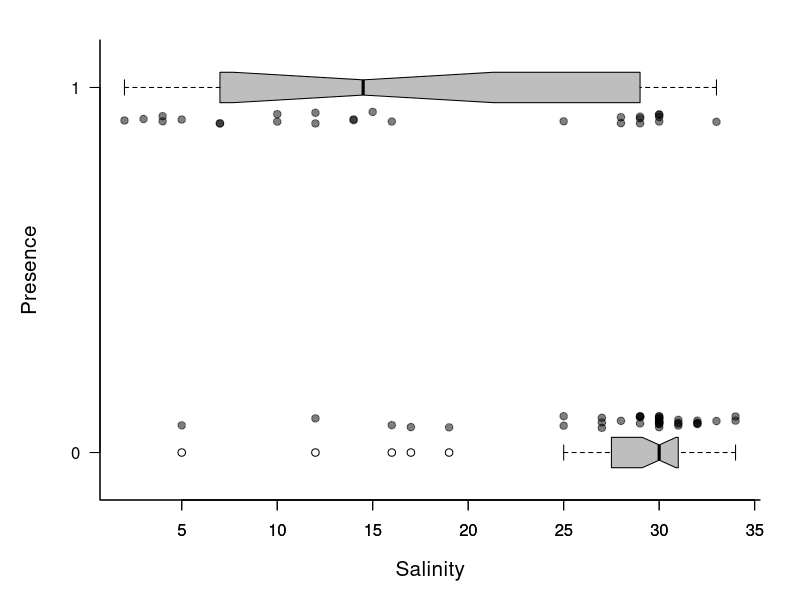
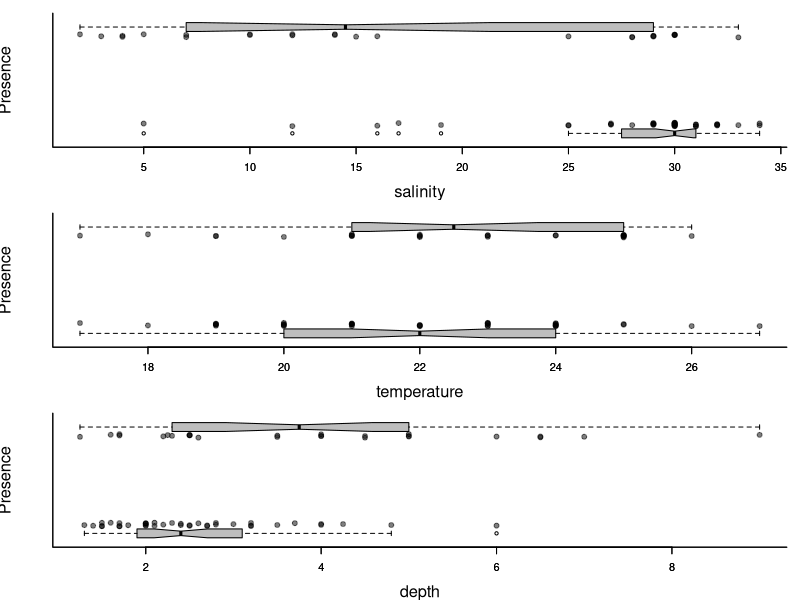
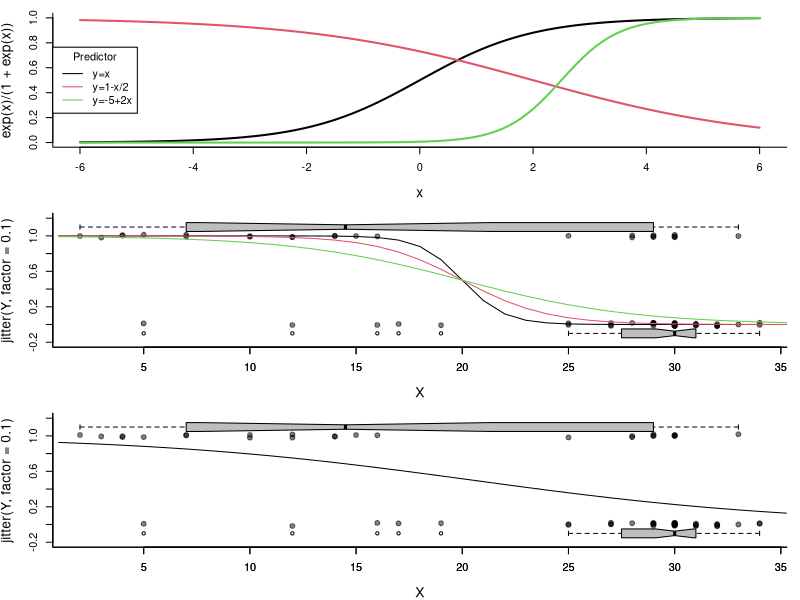
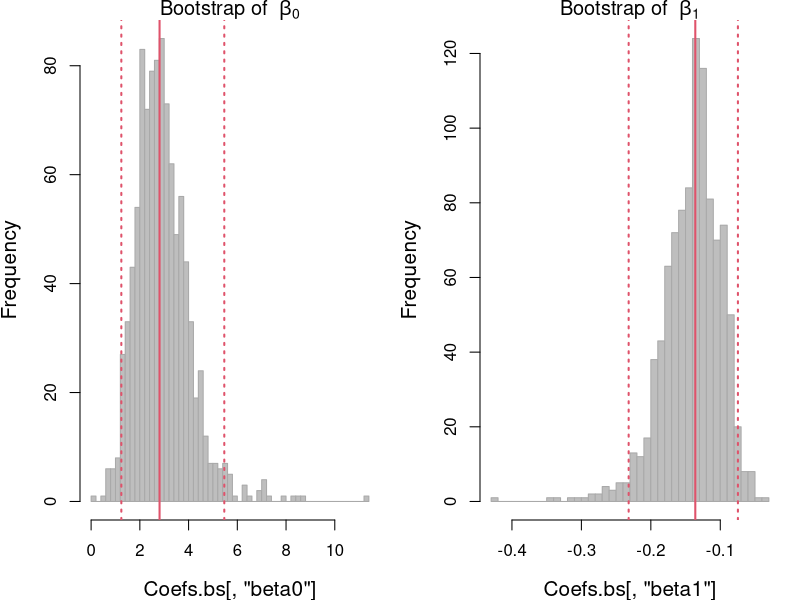

Here is the R script that generated these plots, in order:
## ---------------------------------------------------------------------------------------------
Solea <- read.csv("data/Solea.csv")


## ---------------------------------------------------------------------------------------------
head(Solea)


## ----fig.height=4, fig.width = 6, echo=-1-----------------------------------------------------
par(bty="l", cex.lab=1.25, mar=c(5,5,2,2))
Y <- Solea$Solea_solea
X <- Solea$salinity
plot(X, jitter(Y, factor=0.1), col=rgb(0,0,0,.5), pch=19, ylim=c(-.2,1.2), xlab="Salinity", ylab="Presence", yaxt="n")
boxplot(X~Y, horizontal=TRUE, notch=TRUE, add=TRUE, at=c(-.1,1.1), width=c(.1,.1), col="grey", boxwex = 0.1, las=1)


## ---------------------------------------------------------------------------------------------
plotBinary <- function (X, Y, ...) 
 {
     plot(X, jitter(Y, factor = 0.1), col = rgb(0, 0, 0, 0.5), 
         pch = 19, ylim = c(-0.2, 1.2), ...)
     boxplot(X ~ Y, horizontal = TRUE, notch = TRUE, add = TRUE, 
         at = c(-0.1, 1.1), width = c(0.1, 0.1), col = "grey", 
         boxwex = 0.1, yaxt = "n")
 }


## ----fig.height=10, echo = -1-----------------------------------------------------------------
par(mfrow=c(3,1), bty="l", mar=c(4,4,1,1), cex.lab=1.5)
with(Solea, plotBinary(salinity, Solea_solea, xlab="salinity", ylab = "Presence", yaxt = "n"))
with(Solea, plotBinary(temp, Solea_solea, xlab="temperature",   ylab = "Presence", yaxt = "n"))
with(Solea, plotBinary(depth, Solea_solea, xlab="depth", ylab = "Presence", yaxt = "n"))


## ----echo=-1, fig.height=4--------------------------------------------------------------------
par(cex.lab=1.25, bty="l")
curve(exp(x)/(1+exp(x)), xlim=c(-6,6), lwd=2)
curve(exp(1 - x/2)/(1+exp(1-x/2)), add=TRUE, col=2, lwd=2)
curve(exp(-5 + 2*x)/(1+exp(-5+2*x)), add=TRUE, col=3, lwd=2)
legend("left", col=1:3, legend=c("y=x", "y=1-x/2", "y=-5+2x"), title="Predictor", lty=1)


## ---------------------------------------------------------------------------------------------
X <- Solea$salinity
Y <- Solea$Solea_solea


## ---------------------------------------------------------------------------------------------
getP.hat <- function(beta0, beta1, X){
	lP <- (beta0 + beta1 * X)
	exp(lP)/(1 + exp(lP))
}


## ----echo = -1, fig.height = 4----------------------------------------------------------------
par(bty="l")
plotBinary(X,Y)
lines(1:40, getP.hat(beta0 = 20, beta1 = -1, 1:40))
lines(1:40, getP.hat(beta0 = 10, beta1 = -1/2, 1:40), col=2)
lines(1:40, getP.hat(beta0 = 5, beta1 = -1/4, 1:40), col=3)


## ---------------------------------------------------------------------------------------------
logLike.Binomial <- function(coefs, X, Y){
	beta0 <- coefs['beta0']
	beta1 <- coefs['beta1']
	p.hat <- getP.hat(beta0, beta1, X)
	-sum(dbinom(Y, size = 1, prob = p.hat, log = TRUE))
}


## ---------------------------------------------------------------------------------------------
coef0 <- c(beta0 = 0, beta1 = -1)


## ---------------------------------------------------------------------------------------------
(glm.fit <- optim(coef0, fn = logLike.Binomial, X = X, Y = Y, hessian= TRUE))


## ---------------------------------------------------------------------------------------------
(coef.hat <- glm.fit$par)


## ----echo = -1, fig.height = 4----------------------------------------------------------------
par(bty="l")
plotBinary(X,Y)
lines(1:40, getP.hat(beta0 = glm.fit$par['beta0'], beta1 = glm.fit$par['beta1'], 1:40))


## ---------------------------------------------------------------------------------------------
sqrt(diag(solve(glm.fit$hessian)))


## ----cache=TRUE-------------------------------------------------------------------------------
getCoefs <- function(X,Y){
	optim(coef.hat, fn = logLike.Binomial, X = X, Y = Y, hessian= FALSE)$par
}


## ----PerformBootstrap, cache=TRUE-------------------------------------------------------------
nreps <- 1000
Coefs.bs <- matrix(nrow = nreps, ncol = 2)
for(i in 1:nreps){
	sample <- sample(1:length(X), replace = TRUE)
	Coefs.bs[i,] <- getCoefs(X[sample], Y[sample])
}
colnames(Coefs.bs) <- c("beta0", "beta1")


## ----BootStrapFigure, echo = -1, fig.height = 4, fig.width = 8--------------------------------
par(mfrow = c(1,2))
hist(Coefs.bs[,'beta0'], col="grey", bor = "darkgrey", breaks = 50, 
	main = expression("Bootstrap of "~beta[0]))
abline(v = quantile(Coefs.bs[,1], c(0.025, 0.5, 0.975)), col = 2, lwd = 2, lty = c(3,1,3))

hist(Coefs.bs[,'beta1'], col="grey", bor = "darkgrey", breaks = 50, 
	main = expression("Bootstrap of "~beta[1]))
abline(v = quantile(Coefs.bs[,2], c(0.025, 0.5, 0.975)), col = 2, lwd = 2, lty = c(3,1,3))


## ---------------------------------------------------------------------------------------------
apply(Coefs.bs, 2, quantile, p = c(0.025, 0.975))


## ---------------------------------------------------------------------------------------------
summary(glm(Y~X, family = "binomial"))


## ---------------------------------------------------------------------------------------------
logLik(glm(Y~X, family = "binomial"))


## ---------------------------------------------------------------------------------------------
glm.fit$value
